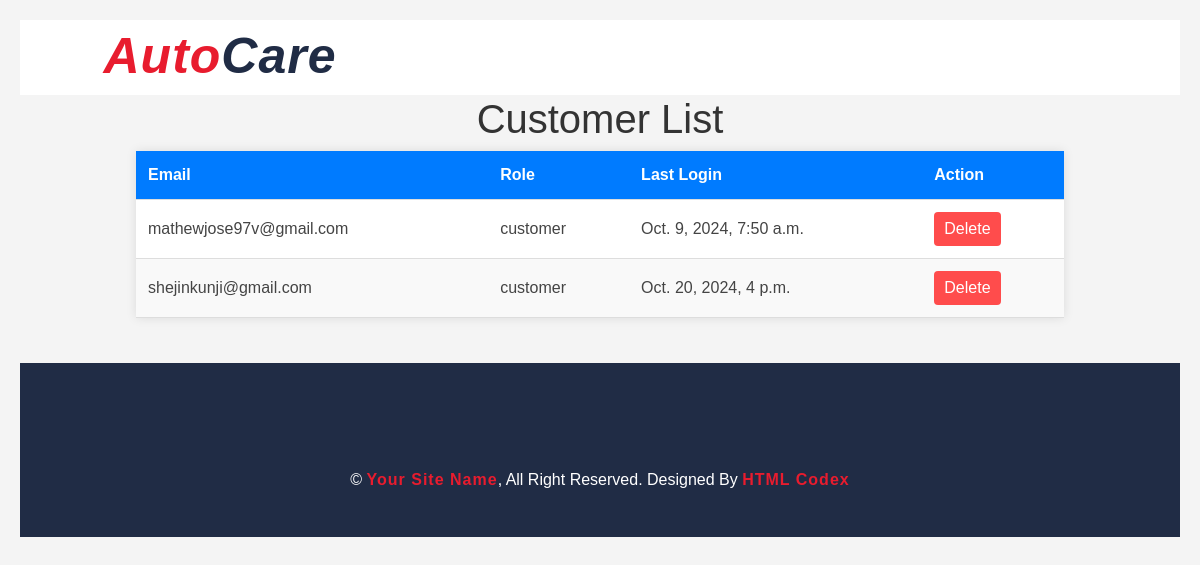
The page /customerdetails on the database as committed earlier.
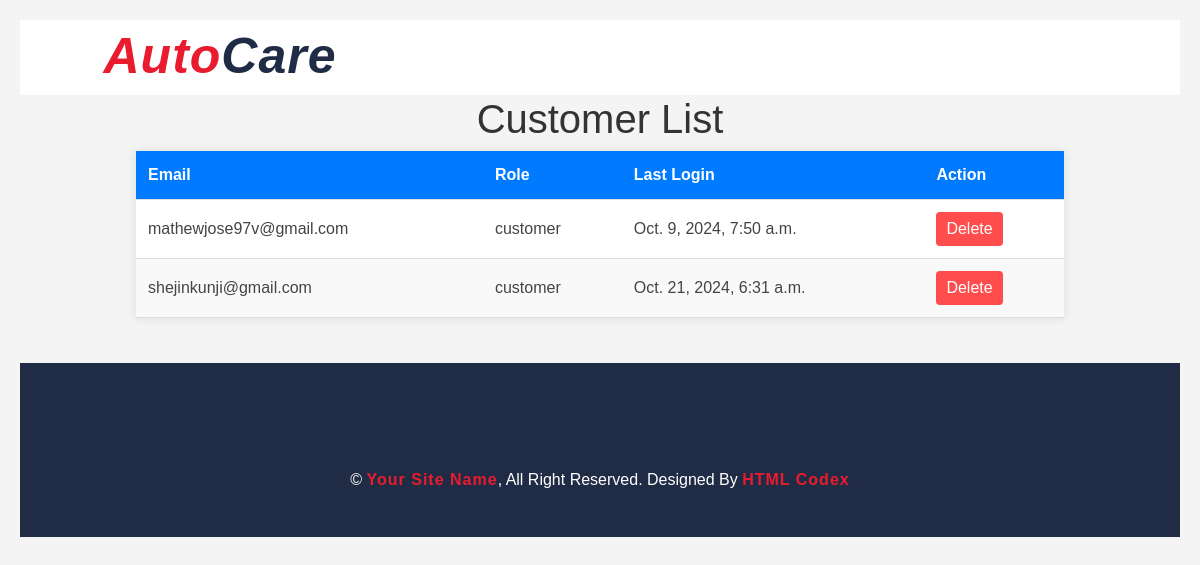
The same page on the database as committed later.
### autocareweb/models.py (models this page shows, shortened)
class CustomUser(AbstractBaseUser, PermissionsMixin):
    email = models.EmailField(unique=True)
    role = models.CharField(max_length=20, choices=UserRole.choices, default=UserRole.CUSTOMER)
    is_active = models.BooleanField(default=True)
    is_staff = models.BooleanField(default=False)
    objects = CustomUserManager()
    USERNAME_FIELD = 'email'
    REQUIRED_FIELDS = []

### autocareweb/views.py (the view)
def customerdetails(request):
    customers = CustomUser.objects.filter(role='customer').select_related('details')
    return render(request,'admin/customerdetails.html',{'customers':customers})

### templates/admin/customerdetails.html (shortened to what this page needs)
{% extends 'partials/baseadmin.html' %}
{%block content%}
{% load static %}
<!DOCTYPE html>
<html lang="en">
<head>
</head>
<body>
    <h1>Customer List</h1>
    <table>
        <thead>
            <tr>
                <th>Email</th>
                <th>Role</th>
                <th>Last Login</th>
                <th>Action</th>
            </tr>
        </thead>
        <tbody>
            {% for customer in customers %}
                <tr>
                    <td>{{ customer.email }}</td>
                    <td>{{ customer.role }}</td>
                    <td>{{ customer.last_login }}</td>
                    <td>
                        <form method="POST" action="{% url 'delete_customer' customer.email %}">
                          <button type="submit" class="delete-btn">Delete</button>
                        </form>
                    </td>
                </tr>
            {% endfor %}
        </tbody>
    </table>
</body>
</html>
{%endblock%}

Rows that differ between the two databases and show on the page:
changed CustomUser "shejinkunji@gmail.com": last_login "Oct. 20, 2024, 4 p.m." → "Oct. 21, 2024, 6:31 a.m."
